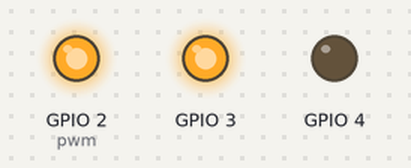
Bench run of a program on a simulated Raspberry Pi (BCM pin numbers). On the bench: output pins drawn as LEDs (lit = HIGH).

Above: at 2.2 s.
At 8.2 s:
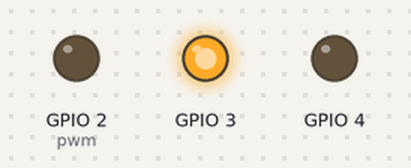
Timing chart, 0 to 13.0 s (numbered marks = the images above):
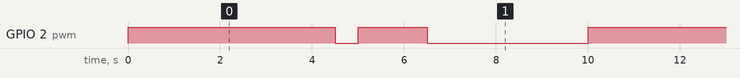

Measured:
- by itself, GPIO 2 (pwm): repeats every 10.0 s: HIGH 1.5 s, LOW 3.5 s, HIGH 4.5 s, LOW 0.50 s
- by itself, everything shown: repeats every 10.0 s, in 4 steps

The program:

success0322.py
```python
import RPi.GPIO as GPIO
import time

GPIO.setmode(GPIO.BCM)
GPIO.setup(2,GPIO.OUT)
GPIO.setup(3,GPIO.OUT)
GPIO.setup(4,GPIO.OUT)

pwm = GPIO.PWM(2,0.2)

pwm.start(90)
GPIO.output(3,True)
GPIO.output(4,False)

try:
    while True:
        pwm.ChangeDutyCycle(90)
        time.sleep(5)
        pwm.ChangeDutyCycle(30)
        time.sleep(5)
except keyboardInterrupt:
    print("STOP")

except:
    print("other errors")

finally:
    GPIO.cleanup()
```
